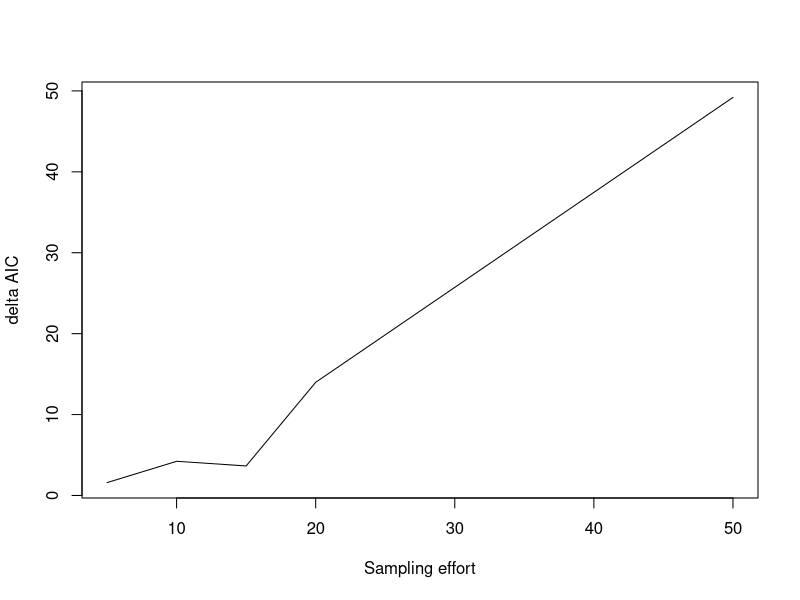

Here is the R script that generated this plot:
# Load data and solve the model
set.seed(101) # So we all get the same results
birds <- read.csv("Nest_predation.csv")
# Solve the model
mod.binom <- glm(cbind(pred,nests-pred)~snakes,data=birds,family=binomial)
# Extract the coefficients
coef <- mod.binom$coefficients
beta0 <- coef[1]
beta1 <- coef[2]
# As far as you know, these best describe the relationship between snakes and nest predation
# Generate simulated data with these
# Choose a range of sampling efforts you might try
N.sites <- c(5,10,15,20,50)
# Make a place to store delat AIC values
delta.aic <- numeric(5)
for (i in 1:5){
  snakes <- runif(N.sites[i], 0, 6) # Simulate snake data
  nests <- rep(8, N.sites[i]) # Simulate nest number data
  # Make a linear predictor from the coeffcients you calculated
  eta <- beta0 + beta1 * snakes
  prop.pred <- exp(eta)/(1+exp(eta))
  # Make binomially distributed deviates
  pred <- rbinom(N.sites[i], prob=prop.pred, size=nests)
  # Fit an intercept model
  mod.binom.null <- glm(cbind(pred, nests-pred)~1, family=binomial)
  # Fit a model with snakes as a covariate
  mod.binom <- glm(cbind(pred, nests-pred) ~ snakes, family=binomial)
  # Compute the deltaAIC
  aic.null <- mod.binom.null$aic
  aic <- mod.binom$aic
  delta.aic[i] <- aic.null - aic
}
# Plot the results
plot(N.sites, delta.aic, type='l', xlab="Sampling effort", ylab="delta AIC")